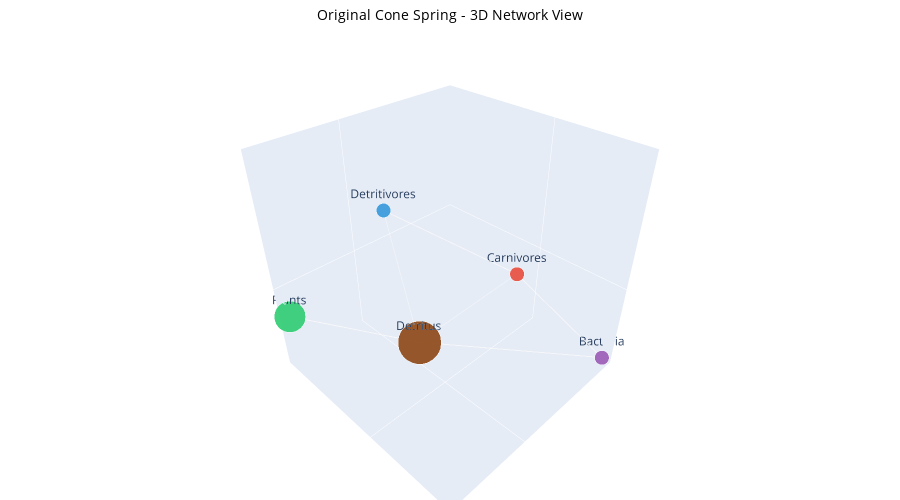
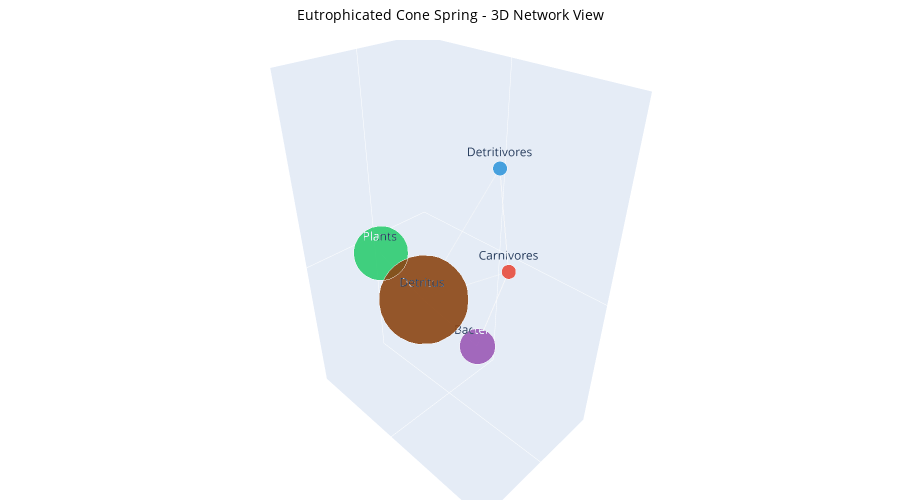

These figures' notebook cell, in order:
### Markdown cell above
### 3D Network Visualization

Interactive 3D visualization allows for better understanding of complex network relationships:

### Code cell
def create_3d_network(flow_matrix, node_names, title):
    """Create an interactive 3D network visualization."""
    
    # Create graph
    G = nx.DiGraph()
    for i, name in enumerate(node_names):
        G.add_node(i, label=name)
    
    for i in range(len(flow_matrix)):
        for j in range(len(flow_matrix)):
            if flow_matrix[i, j] > 0:
                G.add_edge(i, j, weight=flow_matrix[i, j])
    
    # Create 3D layout using spring algorithm with 3D positions
    np.random.seed(42)  # For reproducibility
    pos = nx.spring_layout(G, dim=3, k=2, iterations=50)
    
    # Extract node positions
    node_x = []
    node_y = []
    node_z = []
    node_text = []
    node_size = []
    node_color = []
    
    color_map = {
        'Plants': '#2ecc71',
        'Detritus': '#8b4513',
        'Bacteria': '#9b59b6',
        'Detritivores': '#3498db',
        'Carnivores': '#e74c3c'
    }
    
    for node in G.nodes():
        x, y, z = pos[node]
        node_x.append(x)
        node_y.append(y)
        node_z.append(z)
        
        # Calculate metrics for this node
        in_flow = sum(flow_matrix[:, node])
        out_flow = sum(flow_matrix[node, :])
        total_flow = in_flow + out_flow
        
        node_text.append(
            f"<b>{node_names[node]}</b><br>"
            f"Input: {in_flow:.0f}<br>"
            f"Output: {out_flow:.0f}<br>"
            f"Total: {total_flow:.0f}"
        )
        
        node_size.append(max(10, total_flow/500))
        node_color.append(color_map.get(node_names[node], '#95a5a6'))
    
    # Create edge traces
    edge_x = []
    edge_y = []
    edge_z = []
    
    for edge in G.edges():
        x0, y0, z0 = pos[edge[0]]
        x1, y1, z1 = pos[edge[1]]
        edge_x.extend([x0, x1, None])
        edge_y.extend([y0, y1, None])
        edge_z.extend([z0, z1, None])
    
    # Create 3D scatter plots
    edge_trace = go.Scatter3d(
        x=edge_x, y=edge_y, z=edge_z,
        mode='lines',
        line=dict(width=2, color='rgba(125, 125, 125, 0.5)'),
        hoverinfo='none'
    )
    
    node_trace = go.Scatter3d(
        x=node_x, y=node_y, z=node_z,
        mode='markers+text',
        text=[node_names[i] for i in range(len(node_names))],
        textposition='top center',
        hoverinfo='text',
        hovertext=node_text,
        marker=dict(
            size=node_size,
            color=node_color,
            line=dict(width=1, color='white'),
            opacity=0.9
        )
    )
    
    # Create figure
    fig = go.Figure(data=[edge_trace, node_trace])
    
    # Update layout
    fig.update_layout(
        title=dict(
            text=title,
            font=dict(size=14, color='black'),
            x=0.5,
            xanchor='center'
        ),
        showlegend=False,
        hovermode='closest',
        margin=dict(b=0, l=0, r=0, t=40),
        scene=dict(
            xaxis=dict(showgrid=False, showticklabels=False, title=''),
            yaxis=dict(showgrid=False, showticklabels=False, title=''),
            zaxis=dict(showgrid=False, showticklabels=False, title=''),
            bgcolor='rgba(240, 240, 240, 0.9)'
        ),
        height=500
    )
    
    return fig

# Create 3D visualizations
print("3D NETWORK VISUALIZATIONS")
print("=" * 60)
print("Drag to rotate, scroll to zoom, hover for details\n")

fig_3d_original = create_3d_network(
    original_flows,
    node_names,
    "Original Cone Spring - 3D Network View"
)
fig_3d_original.show()

fig_3d_eutrophicated = create_3d_network(
    eutrophicated_flows,
    node_names,
    "Eutrophicated Cone Spring - 3D Network View"
)
fig_3d_eutrophicated.show()

### Figure 1 — Plotly figure (JSON) as saved in the notebook; plotly's stock layout.template omitted (floating-point values rounded to 4 significant figures)
{"data": [{"hoverinfo": "none", "line": {"color": "rgba(125, 125, 125, 0.5)", "width": 2}, "mode": "lines", "type": "scatter3d", "x": [0.09641, -0.008059, null, -0.008059, 0.09641, null, -0.008059, -0.1473, null, -0.1473, -0.008059, null, -0.1473, -0.01822, null, 0.07719, -0.008059, null, 0.07719, -0.01822, null, -0.01822, -0.008059, null, -0.01822, -0.1473, null, -0.01822, 0.07719, null], "y": [-0.4553, -0.1644, null, -0.1644, -0.4553, null, -0.1644, 0.3395, null, 0.3395, -0.1644, null, 0.3395, 0.2319, null, 0.04823, -0.1644, null, 0.04823, 0.2319, null, 0.2319, -0.1644, null, 0.2319, 0.3395, null, 0.2319, 0.04823, null], "z": [-0.2446, -0.5656, null, -0.5656, -0.2446, null, -0.5656, -0.6586, null, -0.6586, -0.5656, null, -0.6586, 0.4688, null, 1, -0.5656, null, 1, 0.4688, null, 0.4688, -0.5656, null, 0.4688, -0.6586, null, 0.4688, 1, null]}, {"hoverinfo": "text", "hovertext": ["<b>Plants</b><br>Input: 2003<br>Output: 8881<br>Total: 10884", "<b>Detritus</b><br>Input: 9883<br>Output: 5112<br>Total: 14995", "<b>Bacteria</b><br>Input: 3479<br>Output: 890<br>Total: 4369", "<b>Detritivores</b><br>Input: 1814<br>Output: 275<br>Total: 2089", "<b>Carnivores</b><br>Input: 330<br>Output: 2351<br>Total: 2681"], "marker": {"color": ["#2ecc71", "#8b4513", "#9b59b6", "#3498db", "#e74c3c"], "line": {"color": "white", "width": 1}, "opacity": 0.9, "size": [21.77, 29.99, 10, 10, 10]}, "mode": "markers+text", "text": ["Plants", "Detritus", "Bacteria", "Detritivores", "Carnivores"], "textposition": "top center", "type": "scatter3d", "x": [0.09641, -0.008059, -0.1473, 0.07719, -0.01822], "y": [-0.4553, -0.1644, 0.3395, 0.04823, 0.2319], "z": [-0.2446, -0.5656, -0.6586, 1, 0.4688]}], "layout": {"height": 500, "hovermode": "closest", "margin": {"b": 0, "l": 0, "r": 0, "t": 40}, "scene": {"bgcolor": "rgba(240, 240, 240, 0.9)", "xaxis": {"showgrid": false, "showticklabels": false, "title": {"text": ""}}, "yaxis": {"showgrid": false, "showticklabels": false, "title": {"text": ""}}, "zaxis": {"showgrid": false, "showticklabels": false, "title": {"text": ""}}}, "showlegend": false, "title": {"font": {"color": "black", "size": 14}, "text": "Original Cone Spring - 3D Network View", "x": 0.5, "xanchor": "center"}}}

### Figure 2 — Plotly figure (JSON) as saved in the notebook; plotly's stock layout.template omitted (floating-point values rounded to 4 significant figures)
{"data": [{"hoverinfo": "none", "line": {"color": "rgba(125, 125, 125, 0.5)", "width": 2}, "mode": "lines", "type": "scatter3d", "x": [-0.005099, -0.2034, null, -0.2034, -0.005099, null, -0.2034, -0.3806, null, -0.3806, -0.2034, null, -0.3806, 0.1506, null, 0.4384, -0.2034, null, 0.4384, 0.1506, null, 0.1506, -0.2034, null, 0.1506, -0.3806, null, 0.1506, 0.4384, null], "y": [-0.5901, -0.4496, null, -0.4496, -0.5901, null, -0.4496, -0.1233, null, -0.1233, -0.4496, null, -0.1233, 0.5023, null, 0.6608, -0.4496, null, 0.6608, 0.5023, null, 0.5023, -0.4496, null, 0.5023, -0.1233, null, 0.5023, 0.6608, null], "z": [-0.1022, -0.485, null, -0.485, -0.1022, null, -0.485, -0.7988, null, -0.7988, -0.485, null, -0.7988, 0.386, null, 1, -0.485, null, 1, 0.386, null, 0.386, -0.485, null, 0.386, -0.7988, null, 0.386, 1, null]}, {"hoverinfo": "text", "hovertext": ["<b>Plants</b><br>Input: 2003<br>Output: 16881<br>Total: 18884", "<b>Detritus</b><br>Input: 17883<br>Output: 13112<br>Total: 30995", "<b>Bacteria</b><br>Input: 11479<br>Output: 890<br>Total: 12369", "<b>Detritivores</b><br>Input: 1814<br>Output: 275<br>Total: 2089", "<b>Carnivores</b><br>Input: 330<br>Output: 2351<br>Total: 2681"], "marker": {"color": ["#2ecc71", "#8b4513", "#9b59b6", "#3498db", "#e74c3c"], "line": {"color": "white", "width": 1}, "opacity": 0.9, "size": [37.77, 61.99, 24.74, 10, 10]}, "mode": "markers+text", "text": ["Plants", "Detritus", "Bacteria", "Detritivores", "Carnivores"], "textposition": "top center", "type": "scatter3d", "x": [-0.005099, -0.2034, -0.3806, 0.4384, 0.1506], "y": [-0.5901, -0.4496, -0.1233, 0.6608, 0.5023], "z": [-0.1022, -0.485, -0.7988, 1, 0.386]}], "layout": {"height": 500, "hovermode": "closest", "margin": {"b": 0, "l": 0, "r": 0, "t": 40}, "scene": {"bgcolor": "rgba(240, 240, 240, 0.9)", "xaxis": {"showgrid": false, "showticklabels": false, "title": {"text": ""}}, "yaxis": {"showgrid": false, "showticklabels": false, "title": {"text": ""}}, "zaxis": {"showgrid": false, "showticklabels": false, "title": {"text": ""}}}, "showlegend": false, "title": {"font": {"color": "black", "size": 14}, "text": "Eutrophicated Cone Spring - 3D Network View", "x": 0.5, "xanchor": "center"}}}
